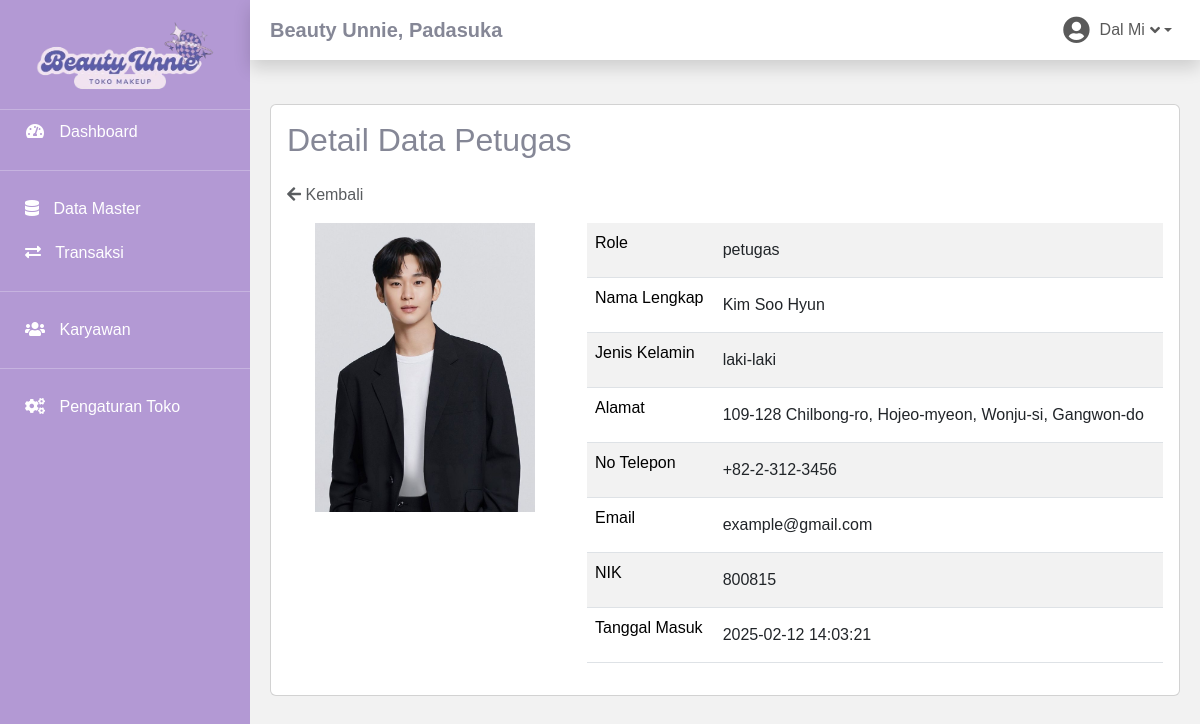
The app's page /detail-petugas.php?id=7 (signed in), older data.
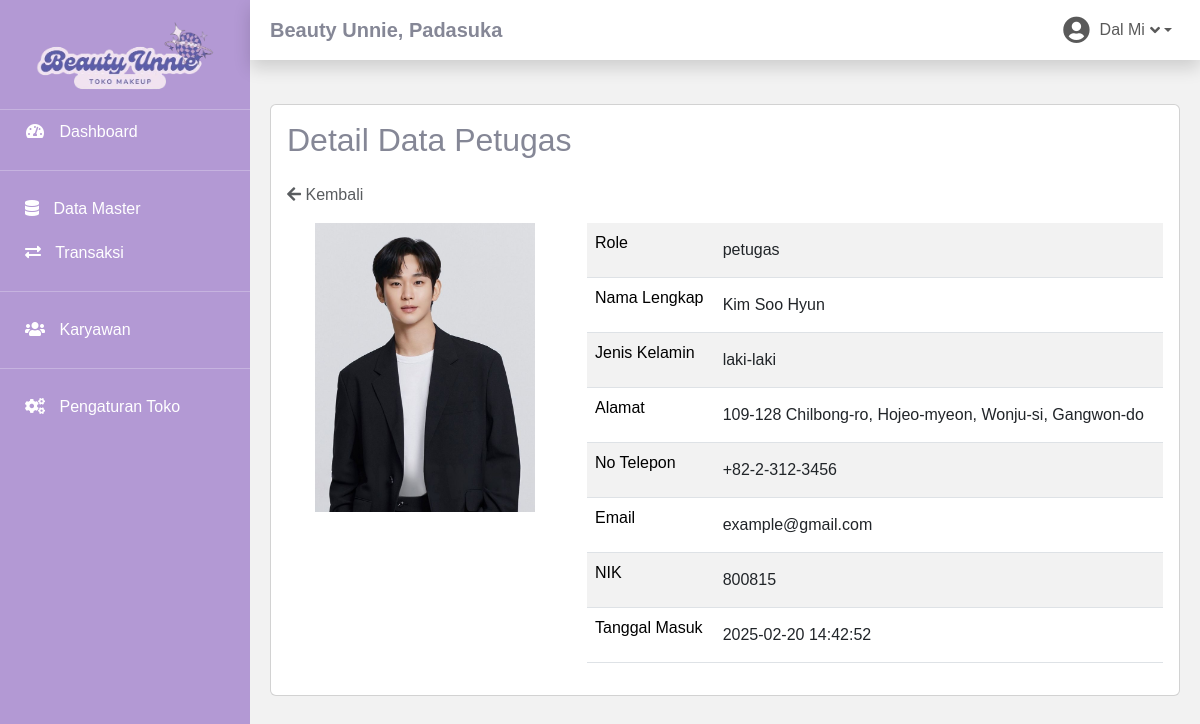
The same page, newer data.
### tables this page shows
CREATE TABLE `member` (
  `id_member` int(11) NOT NULL,
  `id_role` int(11) NOT NULL,
  `nm_member` varchar(255) NOT NULL,
  `jenis_kelamin` enum('perempuan','laki-laki') NOT NULL,
  `alamat_member` text NOT NULL,
  `telepon` varchar(255) NOT NULL,
  `email` varchar(255) NOT NULL,
  `gambar` text NOT NULL,
  `NIK` text NOT NULL,
  `tgl_masuk` datetime NOT NULL,
  `tgl_keluar` datetime NOT NULL
);

CREATE TABLE `role` (
  `id_role` int(11) NOT NULL,
  `nama_role` varchar(225) NOT NULL
);

### detail-petugas.php (the view, shortened to what this page needs)
<?php
include 'sidebar.php';
$id = $_GET['id'];
$tampil = mysqli_query($conn, "SELECT * FROM member
    JOIN role ON member.id_role = role.id_role
    WHERE id_member = $id");
while ($data = mysqli_fetch_array($tampil)):
?>
<div class="container">
    <div class="card card-body">
        <h2 class="mb-4">Detail Data Petugas</h2>
        <a href="master-petugas.php" class="text-decoration-none text-muted mb-3"><i class="fa fa-arrow-left"></i> Kembali</a>
        <div class="row">
            <div class="col-md-4 text-center">
                <?php if (!empty($data['gambar'])): ?>
                    <img src="img/<?php echo $data['gambar']; ?>" alt="Foto Member" class="img-fluid" style="max-width: 80%; height: auto;">
                <?php else: ?>
                    <img src="img/no-image.jpg" alt="No Image" class="img-fluid" style="max-width: 80%; height: auto;">
                <?php endif; ?>
            </div>
            <div class="col-md-8">
                <table class="table table-striped">
                    <tr>
                        <td>Role</td>
                        <td><span class="form-control-plaintext"><?php echo $data['nama_role'];?></span></td>
                    </tr>
                    <tr>
                        <td>Nama Lengkap</td>
                        <td><span class="form-control-plaintext"><?php echo $data['nm_member'];?></span></td>
                    </tr>
                    <tr>
                        <td>Jenis Kelamin</td>
                        <td><span class="form-control-plaintext"><?php echo $data['jenis_kelamin'];?></span></td>
                    </tr>
                    <tr>
                        <td>Alamat</td>
                        <td><span class="form-control-plaintext"><?php echo $data['alamat_member'];?></span></td>
                    </tr>
                    <tr>
                        <td>No Telepon</td>
                        <td><span class="form-control-plaintext"><?php echo $data['telepon'];?></span></td>
                    </tr>
                    <tr>
                        <td>Email</td>
                        <td><span class="form-control-plaintext"><?php echo $data['email'];?></span></td>
                    </tr>
                    <tr>
                        <td>NIK</td>
                        <td><span class="form-control-plaintext"><?php echo $data['NIK'];?></span></td>
                    </tr>
                    <tr>
                        <td>Tanggal Masuk</td>
                        <td><span class="form-control-plaintext"><?php echo $data['tgl_masuk'];?></span></td>
                    </tr>
                </table>
            </div>
        </div>
    </div>
</div>
<?php endwhile; ?>
<?php include 'footer.php'; ?>

Row changes from the older to the newer data that the page shows:
changed member "Kim Soo Hyun": tgl_masuk "2025-02-12 14:03:21" → "2025-02-20 14:42:52"
